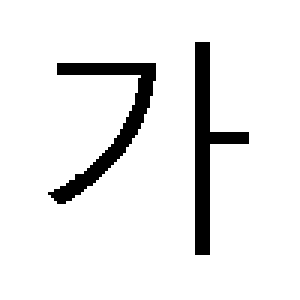
#> input picture hwang/imgSet/test_standard2.png, 100 x 100 px, found by its file name (shown 3 times larger)
$ python imageDetectAndComparison.py
#> lines starting #> are read from the running program, lines starting #| are printed output that depends on the picture; after the words box and inside, x2 and y2 are one past the last pixel; in counts of white or black regions, pixels touching at a corner belong together; long printed decimals are rounded
import cv2 as cv
import numpy as np
import math

###############################################################
# 전역 변수 모음
# 테스트할 파일 이름
standardFile = 'hwang/imgSet/test_standard2.png'
comparisonFile = 'hwang/imgSet/test_comparison3.png'
# 기준/비교 contour * ratio간 픽셀 오차 범위 (단위: 픽셀 절대값)
errorRangePixel = 10
# errorRangePixel = 0.05
# 비교하지 않는 픽셀 범위 (단위: 픽셀 절대값)
exceptionPixel = 6
# 이미지를 분할하여 구분할 때 분할 범위
divisionCount = 3
# 영역간 픽셀 일치 오차율(단위: %)
errorEqualRate = 25
###############################################################

# 목표: 기준 이미지와 비슷한 모양을 비교 이미지에서 찾아낸다.
# 기준 이미지와 종횡비가 맞다면 크기가 달라져도 찾아내야 한다. 종횡비가 다르다면 걸러내야 한다.
# 방법
# 1. 기준 이미지에서 contour 영역을 찾아낸 후, 서로간 상호 거리를 구한다.
# 2. 비교 이미지에서 contour 영역을 찾아낸다.
# 3. 비교 이미지에서 각 contour와 기준 이미지의 contour 크기 비율을 비교한다. 비율이 똑같지 않은 것은 버린다.
# (완전 똑같을 수는 없기 때문에 오차 범위를 준다. errorRangePixel)
# 너무 작은 값은 오차율이 심해서 비교하지 않는다. exceptionPixel)
# 4. 같은 비율의 contour를 찾아냈다면, 해당 contour 주변에 기준 이미지처럼 상호 거리도 같은지 비교한다. 거리도 비율로 구하고, 똑같지 않은 것은 버린다.
# (아까와 마찬가지로 완전 똑같을 수는 없기 때문에 오차 범위를 준다. errorRangePixel)
# 5. 상호 거리가 일치하고, 상호 연결된 contours 갯수도 같다면 같은 이미지로 본다.
##################################################################################################
# 개선 사항: 여기서 추가적으로 기준 이미지의 contour와 비교 이미지의 contour 픽셀을 비교하면 좀 더 정확할 것 같다.

# 해당 위치에 label을 입력하는 메서드
# image = cv이미지
# str = label에 입력할 텍스트
# contour = contour 위치
def setLabel(image, str, contour):
    (textWidth, textHeight), baseLine = cv.getTextSize(str, cv.FONT_HERSHEY_SIMPLEX, 0.7, 1)
    x, y, width, height = cv.boundingRect(contour)
    ptX = x + int((width - textWidth) / 2)
    ptY = y + int((height + textHeight) / 2)
    cv.rectangle(image, (ptX, ptY + baseLine), (ptX + textWidth, ptY - textHeight), (200, 200, 200), cv.FILLED)
    cv.putText(image, str, (ptX, ptY), cv.FONT_HERSHEY_SIMPLEX, 0.7, (0, 0, 0), 1, 8)

# 픽셀을 n등분하여 각 영역별 얼마나 분포되어 있는지 구하는 메서드
# image = cv이미지(binary 이미지를 추천함)
# pixelPoint = image 내에 존재하는 contour 집합 리스트, (x,y,w,h)로 구성한다.
def pixelInfo(image, pixelPoint):
    pixelLocation = []
    for i in range(len(pixelPoint)):
        imgCut = image.copy()
        # contour를 기준으로 이미지를 분할한다.
        imgCut = image[pixelPoint[i][1]:pixelPoint[i][1] + pixelPoint[i][3], pixelPoint[i][0]:pixelPoint[i][0] + pixelPoint[i][2]]
        # n등분할 때 소수점이 나오지 않도록 resize 한다.
        imgResize = cv.resize(imgCut, (0, 0), fx = divisionCount, fy = divisionCount, interpolation= cv.INTER_AREA)

        # 각 contour 영역을 divisionCount값 만큼 분할한다.
        contourPixelInfo = []
        for j in range(divisionCount):
            for k in range(divisionCount):
                contourCut = imgResize.copy()
                contourCut = imgResize[k * pixelPoint[i][3]:k * pixelPoint[i][3] + pixelPoint[i][3], j * pixelPoint[i][2]:j * pixelPoint[i][2] + pixelPoint[i][2]]

                # 각 분할된 영역마다 Pixel 값이 몇%나 차지하는지 확인한다.
                height, width = contourCut.shape[:2]
                totalPixel = 0
                for m in range(0, height):
                    for n in range(0, width):
                        totalPixel += (contourCut[m, n] / 255)
                pixelRatio = round((totalPixel / (height * width)) * 100, 2)

                # 영역 차지 값을 저장한다.
                contourPixelInfo.append(pixelRatio)

        # contour별 영역 차지 값을 저장해서 반환한다.
        pixelLocation.append(contourPixelInfo)
    return pixelLocation

# 기준 이미지, 비교 이미지 설정
imgStandard = cv.imread(standardFile, cv.IMREAD_COLOR)
#> imgStandard is the input picture: shape (100, 100, 3); 91.8% white; 2 black regions, box (x1, y1, x2, y2) and area: (16, 21, 52, 68) 410, (65, 14, 83, 85) 407
imgComparison = cv.imread(comparisonFile, cv.IMREAD_COLOR)
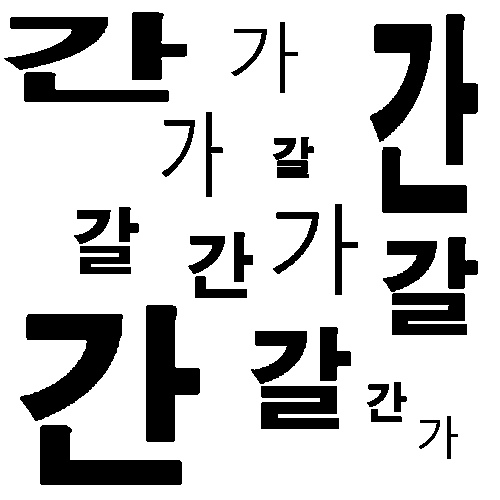
#> input picture hwang/imgSet/test_comparison3.png, 500 x 500 px, found by its file name
#> imgComparison is the input picture: shape (500, 500, 3); 79% white; 34 black regions, largest, box (x1, y1, x2, y2) and area: (20, 314, 123, 421) 5524, (146, 305, 200, 442) 4662, (40, 425, 182, 485) 4595

########################################################################################
# 1. 기준 이미지에서 어떤 영역들이 얼마나 떨어진 위치에 있는지 값을 구한다.
########################################################################################
# 컬러 이미지를 그레이스케일로 변환
imgGrayscale = cv.cvtColor(imgStandard, cv.COLOR_BGR2GRAY)

# 그레이스케일로 변환된 이미지를 바이너리로 변환
ret, imgBinary = cv.threshold(imgGrayscale, 127, 255, cv.THRESH_BINARY_INV|cv.THRESH_OTSU)
#> imgBinary: shape (100, 100); 8.2% white; 2 white regions
#> ret = 0

# contours = 동일한 색을 가지고 있는 영역의 경계선 정보
# RETR_EXTERNAL = contours 정보 중에서 바깥쪽 라인만 찾는다.
# CHAIN_APPROX_SIMPLE = contours 라인을 그릴 수 있는 포인트를 반환
contours, hierarchy = cv.findContours(imgBinary, cv.RETR_EXTERNAL, cv.CHAIN_APPROX_SIMPLE)
#> contours = 2 contours; box (x1, y1, x2, y2) and area: (16, 21, 52, 68) 328, (65, 14, 83, 85) 320

# 찾아낸 영역의 좌표 저장용 배열, (x, y, w, h)값을 저장한다.
boxPoint = []
# 찾아낸 영역간의 거리 차이 저장용 배열
contoursDistance = []
rectangleCount = 0

# 영역 설정하기
for i in range(len(contours)):
    # contours로 찾아낸 물체
    cnt = contours[i]
    area = cv.contourArea(cnt)
    x, y, w, h = cv.boundingRect(cnt)
    # 찾아낸 영역의 x,y,w,h값 저장
    boxPoint.append(cv.boundingRect(cnt))

    # 테투리로 영역 설정하기
    # cv.drawContours(imgStandard, [cnt], 0, (0, 255, 0), 2)
    # 사각형으로 영역 설정하기
    # cv.rectangle(imgStandard, (x, y), (x + w, y + h), (0, 255, 0), 1)
    rectangleCount += 1
#> this loop made 2 passes
#> (area, x, y, w, h, rectangleCount) on passes 1 to 2: (328, 16, 21, 36, 47, 1), (320, 65, 14, 18, 71, 2)
#> after the loop, boxPoint = [(16, 21, 36, 47), (65, 14, 18, 71)]; rectangleCount = 2
    # setLabel(imgStandard, str(rectangleCount), cnt)

# 영역별 거리값 구하기
for i in range(len(boxPoint)):
    if i != 0 :
        # distanceX = math.sqrt(pow(boxPoint[0][0] - boxPoint[i][0], 2))
        # distanceY = math.sqrt(pow(boxPoint[0][1] - boxPoint[i][1], 2))
        distanceX = boxPoint[i][0] - boxPoint[0][0]
        distanceY = boxPoint[i][1] - boxPoint[0][1]

        # 저장하는 값은 첫번째 영역과 다른 영역과의 x, y 거리 절대값, 첫번째 영역의 width, height 길이
        contoursDistance.append((int(distanceX), int(distanceY)))
#> this loop made 2 passes
#> (distanceX, distanceY) on pass 2: (49, -7)
#> after the loop, contoursDistance = [(49, -7)]

cv.imshow('original', imgStandard)
# cv.waitKey(0)

########################################################################################
# 2. 비교 이미지에서 어떤 영역들이 있는지 찾아낸다.
########################################################################################
# 컬러 이미지를 그레이스케일로 변환
imgGrayscaleComparison = cv.cvtColor(imgComparison, cv.COLOR_BGR2GRAY)

# 그레이스케일로 변환된 이미지를 바이너리로 변환
ret, imgBinaryComparison = cv.threshold(imgGrayscaleComparison, 127, 255, cv.THRESH_BINARY_INV|cv.THRESH_OTSU)
#> imgBinaryComparison: shape (500, 500); 21% white; 34 white regions

# 동일한 색이 있는 영역 경계 정보 찾기
contoursComparison, hierarchyComparison = cv.findContours(imgBinaryComparison, cv.RETR_EXTERNAL, cv.CHAIN_APPROX_SIMPLE)
#> contoursComparison = 34 contours; largest, box (x1, y1, x2, y2) and area: (20, 314, 123, 421) 5313, (146, 305, 200, 442) 4476, (40, 425, 182, 485) 4398, (370, 24, 432, 142) 3494, (382, 147, 467, 213) 2915

# 찾아낸 영역의 좌표 저장용 배열, (x, y, w, h)값을 저장한다.
boxPointComparison = []
# 찾아낸 영역간의 거리 차이 저장용 배열
contoursDistanceComparison = []

rectangleCount = 0

# 영역 설정하기
for i in range(len(contoursComparison)):
    # contours로 찾아낸 물체
    cnt = contoursComparison[i]
    area = cv.contourArea(cnt)
    x, y, w, h = cv.boundingRect(cnt)
    # 찾아낸 영역의 x,y,w,h값 저장
    boxPointComparison.append(cv.boundingRect(cnt))

    # 테투리로 영역 설정하기
    # cv.drawContours(imgStandard, [cnt], 0, (0, 255, 0), 2)
    # 사각형으로 영역 설정하기
    # cv.rectangle(imgComparison, (x, y), (x + w, y + h), (0, 255, 0), 1)
    # setLabel(imgComparison, str(rectangleCount), cnt)
    rectangleCount += 1
#> this loop made 34 passes
#> (area, x, y, w, h) on passes 1 to 12: (4398.5, 40, 425, 142, 60), (125, 419, 420, 21, 29), (141, 447, 416, 11, 43), (192, 371, 409, 31, 13), (2581, 261, 386, 78, 43), (225, 367, 384, 22, 23), (204, 394, 382, 13, 30), (1524.5, 251, 331, 56, 53), (1051.5, 320, 327, 31, 54), (5313, 20, 314, 103, 107), (4476.5, 146, 305, 54, 137), (2407.5, 392, 293, 75, 42)
#> after the loop, boxPointComparison = 34 items, first 6: (40, 425, 142, 60), (419, 420, 21, 29), (447, 416, 11, 43), (371, 409, 31, 13), (261, 386, 78, 43), (367, 384, 22, 23); rectangleCount = 34

# 영역별 거리값 구하기
for i in range(len(boxPointComparison)):
    if i != 0 :
        distanceX = math.sqrt(pow(boxPointComparison[0][0] - boxPointComparison[i][0], 2))
        distanceY = math.sqrt(pow(boxPointComparison[0][1] - boxPointComparison[i][1], 2))

        # 저장하는 값은 첫번째 영역과 다른 영역과의 x, y 거리 절대값, 첫번째 영역의 width, height 길이
        contoursDistanceComparison.append((int(distanceX), int(distanceY)))
#> this loop made 34 passes
#> (distanceX, distanceY) on passes 2 to 13: (379, 5), (407, 9), (331, 16), (221, 39), (327, 41), (354, 43), (211, 94), (280, 98), (20, 111), (106, 120), (352, 132), (155, 149)
#> after the loop, contoursDistanceComparison = 33 pairs, first value 16 to 408, second value 5 to 413

# [11 lines of commented-out code are left out]
standardPixelInfo = pixelInfo(imgBinary, boxPoint)
#> the loop in pixelInfo, `for i in range(len(pixelPoint)):` made 2 passes
#> pass 1, in pixelInfo, `imgCut = image[pixelPoint[i][1]:pixelPoint[i][1] + pixelPoint[i][3], p..`:
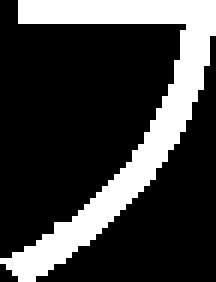
#> imgCut: shape (47, 36) (shown 6 times larger); 24.2% white; 1 white region, box (x1, y1, x2, y2) and area: (0, 0, 36, 47) 410
#> pass 2, in pixelInfo, `imgResize = cv.resize(imgCut, (0, 0), fx = divisionCount, fy = divisio..`:
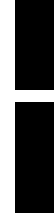
#> imgResize: shape (213, 54); 31.8% white; 1 white region, box (x1, y1, x2, y2) and area: (0, 0, 54, 213) 3663
#> after the loop in pixelInfo, `for i in range(len(pixelPoint)):`: pixelLocation = [[19.15, 0, 33.51, 25.53, 13.48, 31.21, 58.16, 37.06, 0], [83.33, 86.15, 83.33, 0, 16.9, 0, 0, 16.9, 0]]
#> standardPixelInfo has the same summary as pixelLocation in pixelInfo
comparisonPixelInfo = pixelInfo(imgBinaryComparison, boxPointComparison)
#> the loop in pixelInfo (call 2), `for i in range(len(pixelPoint)):` made 34 passes
#> pass 1, in pixelInfo (call 2), `imgResize = cv.resize(imgCut, (0, 0), fx = divisionCount, fy = divisio..`:
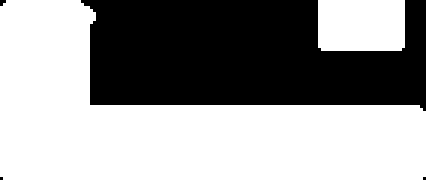
#> imgResize: shape (180, 426); 59.7% white; 4 black regions (2 under 20 px), largest, box (x1, y1, x2, y2) and area: (81, 0, 426, 111) 30861, (0, 0, 6, 6) 27
#> pass 2, in pixelInfo (call 2), `imgCut = image[pixelPoint[i][1]:pixelPoint[i][1] + pixelPoint[i][3], p..`:
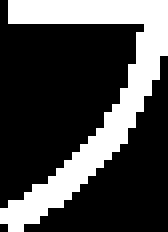
#> imgCut: shape (29, 21) (shown 8 times larger); 28.6% white; 1 white region, box (x1, y1, x2, y2) and area: (0, 0, 21, 29) 174
#> after the loop in pixelInfo (call 2), `for i in range(len(pixelPoint)):`:
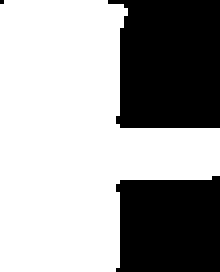
#> imgCut: shape (68, 55) (shown 4 times larger); 63.2% white; 3 black regions (1 under 20 px), largest, box (x1, y1, x2, y2) and area: (27, 0, 55, 32) 797, (29, 44, 55, 68) 580
#> after the loop in pixelInfo (call 2), `for i in range(len(pixelPoint)):`: pixelLocation = 34 items
#> comparisonPixelInfo = 34 items
# print('standardPixelInfo = ', standardPixelInfo)
# print('comparisonPixelInfo = ', comparisonPixelInfo)

########################################################################################
# 3. 기준 이미지와 비교 이미지의 비율 차이를 구하고, 비율이 동일한지 확인한다.
########################################################################################
for i in range(len(boxPointComparison)):
    # 기준 영역과 비교 영역 간 비율 차이 (width 값으로 구하기)
    ratio =  boxPointComparison[i][2] / boxPoint[0][2]

    # 너무 작은 영역은 비교하지 않는다.
    # 늘어난 비율만큼을 적용해서 height값도 일치하는지 확인 (+- 오차 범위를 준다.)
    # 이 조건을 일치하지 않으면 어차피 같은 비율의 그림이 아니기 때문에 더 이상 비교할 필요가 없다.
    if boxPointComparison[i][2] > exceptionPixel and boxPointComparison[i][3] > exceptionPixel:
        # print('ratio = ', ratio)
        # print('boxPoint[0][3] * ratio = ', boxPoint[0][3] * ratio)
        # print('boxPointComparison[i][3] = ', boxPointComparison[i][3])
        if(boxPointComparison[i][3] <= (boxPoint[0][3] * ratio) + errorRangePixel and boxPointComparison[i][3] >= (boxPoint[0][3] * ratio) - errorRangePixel):
        # if(boxPointComparison[i][3] <= (boxPoint[0][3] * ratio) * (1 + errorRangePixel) and boxPointComparison[i][3] >= (boxPoint[0][3] * ratio) * (1 - errorRangePixel)):

            ########################################################################################
            # 4. 비율이 동일하다면, 기준 이미지와 비교 이미지의 거리 차이를 구하고, 거리가 동일한지 확인한다. (위에서 구한 비율로 거리값을 조절한다.)
            ########################################################################################
            flag = []
            for j in range(len(contoursDistance)):
                # 다음 영역이 있어야 하는 예상 위치
                expectX = boxPointComparison[i][0] + (contoursDistance[j][0] * ratio)
                expectY = boxPointComparison[i][1] + (contoursDistance[j][1] * ratio)
                # 정말로 예상 위치에 다음 영역이 존재하는지 확인한다.
                for k in range(len(boxPointComparison)):
                    # 예상 위치에 정말 영역이 존재한다면 몇번째 영역인지 저장한다.
                    if(boxPointComparison[k][0] >= expectX - errorRangePixel and boxPointComparison[k][0] <= expectX + errorRangePixel and boxPointComparison[k][1] >= expectY - errorRangePixel and boxPointComparison[k][1] <= expectY + errorRangePixel):
                    # if(boxPointComparison[k][0] >= expectX * (1 - errorRangePixel) and boxPointComparison[k][0] <= expectX * (1 + errorRangePixel) and boxPointComparison[k][1] >= expectY * (1 - errorRangePixel) and boxPointComparison[k][1] <= expectY * (1 + errorRangePixel)):
                        flag.append(k)

            ########################################################################################
            # 5. 이 모든 조건을 전부 충족하면 기준 이미지와 유사한 이미지다.
            # 해당 영역을 차지하는 좌표의 min, max값을 구해서 테두리를 친다.
            ########################################################################################
            finalOrder = []
            if len(contoursDistance) == len(flag):
                finalOrder.append(i)
                for l in range(len(flag)):
                    finalOrder.append(flag[l])
                # print(finalOrder)

                # 기준 이미지의 영역 비율과 비교 이미지의 영역 비율이 일치하는지 확인한다.
                maxRange = 0
                for m in range(len(finalOrder)):
                    for n in range(0, pow(divisionCount, 2)):
                        # print('standardPixelInfo = ', standardPixelInfo[m][n])
                        # print('comparisonPixelInfo = ', comparisonPixelInfo[finalOrder[m]][n])
                        minmaxRange = math.sqrt(pow(standardPixelInfo[m][n] - comparisonPixelInfo[finalOrder[m]][n], 2))
                        if maxRange < minmaxRange:
                            maxRange = minmaxRange

                print('maxRange = ', maxRange)
                if maxRange <= errorEqualRate:
                    # 테두리 치기
                    minX = boxPointComparison[finalOrder[0]][0]
                    maxX = boxPointComparison[finalOrder[0]][0] + boxPointComparison[finalOrder[0]][2]
                    minY = boxPointComparison[finalOrder[0]][1]
                    maxY = boxPointComparison[finalOrder[0]][1] + boxPointComparison[finalOrder[0]][3]

                    for m in range(len(finalOrder)):
                        if minX > boxPointComparison[finalOrder[m]][0]:
                            minX = boxPointComparison[finalOrder[m]][0]

                        if maxX < boxPointComparison[finalOrder[m]][0] + boxPointComparison[finalOrder[m]][2]:
                            maxX = boxPointComparison[finalOrder[m]][0] + boxPointComparison[finalOrder[m]][2]

                        if minY > boxPointComparison[finalOrder[m]][1]:
                            minY = boxPointComparison[finalOrder[m]][1]

                        if maxY < boxPointComparison[finalOrder[m]][1] + boxPointComparison[finalOrder[m]][3]:
                            maxY = boxPointComparison[finalOrder[m]][1] + boxPointComparison[finalOrder[m]][3]

                    cv.rectangle(imgComparison, (minX, minY), (maxX, maxY), (0, 0, 255), 2)
#> this loop made 34 passes
#> ratio on passes 2, 19, 29: 0.583, 1.28, 1
#> ratio on passes 1, 3, 4, 5, 6, 7: 3.94, 0.306, 0.861, 2.17, 0.611, 0.361
#| maxRange =  16.67
#| maxRange =  67.72
#| maxRange =  8.340
#| maxRange =  0.53
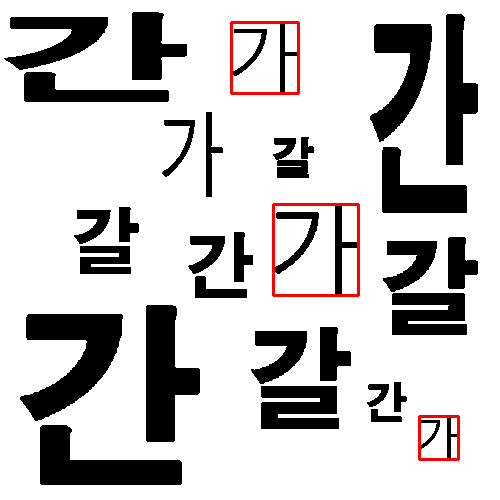
#> imgComparison: shape (500, 500, 3); 0.95% of pixels changed, all inside (x1, y1, x2, y2) = (230, 21, 460, 461)

cv.imshow('comparison', imgComparison)
cv.waitKey(0)
